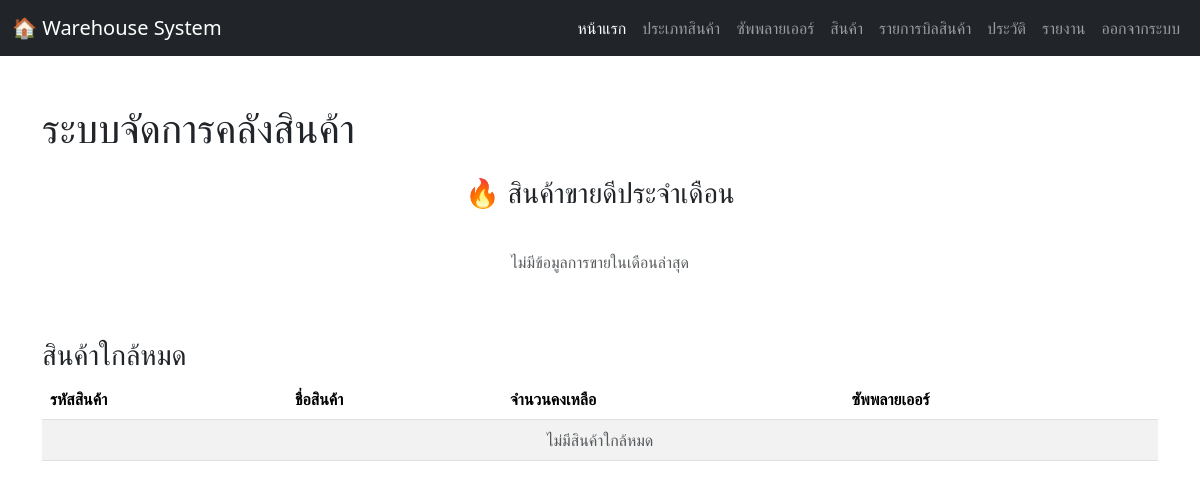
/homepage.php (signed in), run on an earlier commit of the app's database.
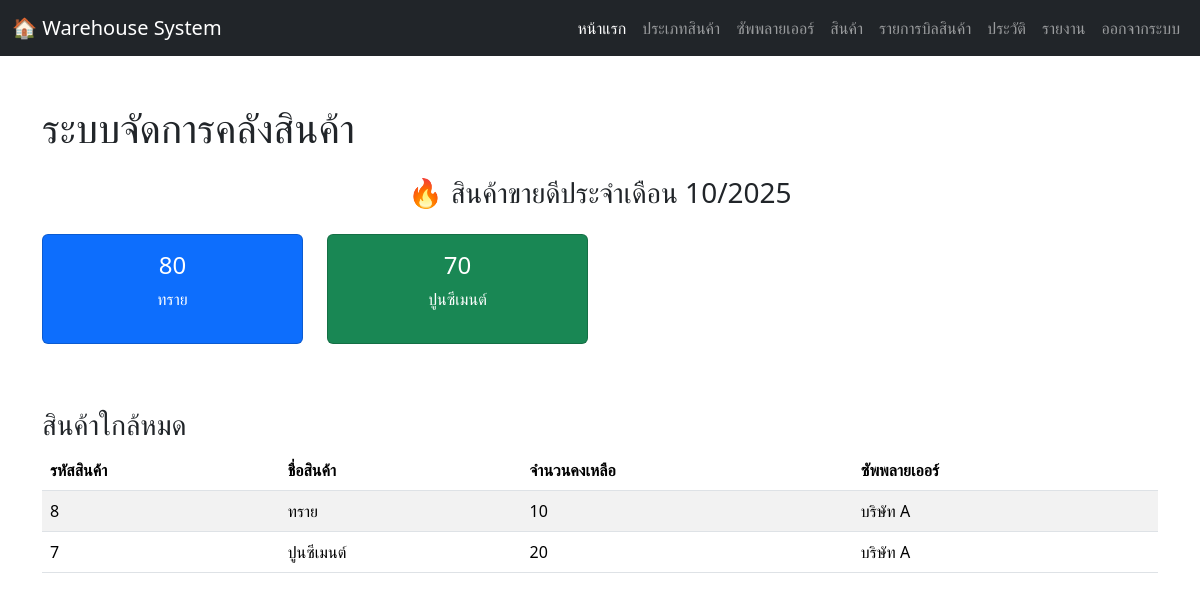
And on a later commit of the database.
### tables this page shows
CREATE TABLE `products` (
  `product_id` int(11) NOT NULL,
  `product_name` varchar(150) NOT NULL,
  `category_id` int(11) DEFAULT NULL,
  `supplier_id` int(11) DEFAULT NULL,
  `unit` varchar(50) DEFAULT NULL,
  `stock_qty` int(11) NOT NULL DEFAULT 0,
  `selling_price` decimal(10,2) NOT NULL,
  `reorder_level` int(11) DEFAULT 0,
  `image_path` varchar(255) DEFAULT NULL
);

CREATE TABLE `suppliers` (
  `supplier_id` int(11) NOT NULL,
  `supplier_name` varchar(150) NOT NULL,
  `address` varchar(255) DEFAULT NULL,
  `phone` varchar(50) DEFAULT NULL
);

### homepage.php (the view, shortened to what this page needs)
<?php
include 'connection.php';
$latest_month = $conn->query("
  SELECT DATE_FORMAT(MAX(sale_date), '%Y-%m') AS latest_month
  FROM sales
")->fetch_assoc()['latest_month'];
$topProducts = [];
if ($latest_month) {
    $sql = "
        SELECT p.product_name, SUM(sd.quantity) AS total_sold
        FROM sale_details sd
        JOIN sales s ON sd.sale_id = s.sale_id
        JOIN products p ON sd.product_id = p.product_id
        WHERE DATE_FORMAT(s.sale_date, '%Y-%m') = '$latest_month'
        GROUP BY sd.product_id
        ORDER BY total_sold DESC
        LIMIT 4
    ";
    $topProducts = $conn->query($sql);
}
?>
<!DOCTYPE html>
<html lang="th">
<head>
  <link rel="stylesheet" href="https://cdn.jsdelivr.net/npm/bootstrap@5.3.2/dist/css/bootstrap.min.css">
</head>
<body>
  <nav class="navbar navbar-expand-lg navbar-dark bg-dark">
    <div class="container-fluid">
      <a class="navbar-brand" href="#">🏠 Warehouse System</a>
      <div class="collapse navbar-collapse" id="navbarNav">
        <ul class="navbar-nav ms-auto">
          <li class="nav-item"><a class="nav-link active" href="homepage.php">หน้าแรก</a></li>
          <li class="nav-item"><a class="nav-link" href="categories.php">ประเภทสินค้า</a></li>
          <li class="nav-item"><a class="nav-link" href="suppliers.php">ซัพพลายเออร์</a></li>
          <li class="nav-item"><a class="nav-link" href="products.php">สินค้า</a></li>
          <li class="nav-item"><a class="nav-link" href="warehouse_page.php">รายการบิลสินค้า</a></li>
          <li class="nav-item"><a class="nav-link" href="history.php">ประวัติ</a></li>
          <li class="nav-item"><a class="nav-link" href="report.php">รายงาน</a></li>
          <li class="nav-item"><a class="nav-link" href="logout.php">ออกจากระบบ</a></li>
        </ul>
      </div>
    </div>
  </nav>
  <div class="container my-5">
    <h1 class="mb-4">ระบบจัดการคลังสินค้า</h1>
    <div class="row text-center">
  <h3 class="mb-4">🔥 สินค้าขายดีประจำเดือน
    <?php echo $latest_month ? date("m/Y", strtotime($latest_month . "-01")) : ""; ?>
  </h3>
  <?php if ($topProducts && $topProducts->num_rows > 0): ?>
    <?php
      $colors = ['primary', 'success', 'warning', 'danger'];
      $i = 0;
      while ($row = $topProducts->fetch_assoc()):
    ?>
      <div class="col-md-3">
        <div class="card bg-<?php echo $colors[$i % 4]; ?> text-white mb-3">
          <div class="card-body">
            <h4><?php echo number_format($row['total_sold']); ?></h4>
            <p><?php echo htmlspecialchars($row['product_name']); ?></p>
          </div>
        </div>
      </div>
    <?php $i++; endwhile; ?>
  <?php else: ?>
    <div class="text-center text-muted mt-3">
      <p>ไม่มีข้อมูลการขายในเดือนล่าสุด</p>
    </div>
  <?php endif; ?>
</div>
    <h3 class="mt-5">สินค้าใกล้หมด</h3>
    <table class="table table-striped">
      <thead>
        <tr>
          <th>รหัสสินค้า</th>
          <th>ชื่อสินค้า</th>
          <th>จำนวนคงเหลือ</th>
          <th>ซัพพลายเออร์</th>
        </tr>
      </thead>
      <tbody>
        <?php
      $sql = "
        SELECT p.product_id, p.product_name, p.stock_qty,
              s.supplier_name
        FROM products p
        LEFT JOIN suppliers s ON p.supplier_id = s.supplier_id
        WHERE p.stock_qty <= p.reorder_level
        ORDER BY p.stock_qty ASC
      ";
      $result = $conn->query($sql);
      if ($result->num_rows > 0) {
          while ($row = $result->fetch_assoc()) {
              echo "<tr>
                      <td>{$row['product_id']}</td>
                      <td>{$row['product_name']}</td>
                      <td>{$row['stock_qty']}</td>
                      <td>{$row['supplier_name']}</td>
                    </tr>";
          }
      } else {
          echo "<tr><td colspan='4' class='text-center text-muted'>ไม่มีสินค้าใกล้หมด</td></tr>";
      }
        ?>
      </tbody>
    </table>
  </div>
</body>
</html>

What changed in the data, as far as the page shows it:
now on this page (row edited): products: product_id "8", product_name "ทราย", stock_qty "10", supplier.supplier_name "บริษัท A"
now on this page (row edited): products: product_id "7", product_name "ปูนซีเมนต์", stock_qty "20", supplier.supplier_name "บริษัท A"
Also different on the page:
date("m/Y", strtotime($latest_month . "-01")): (not shown) → "10/2025"
new list line: "80 ทราย"
new list line: "70 ปูนซีเมนต์"
text no longer shown: "ไม่มีข้อมูลการขายในเดือนล่าสุด ไม่มีสินค้าใกล้หมด"
